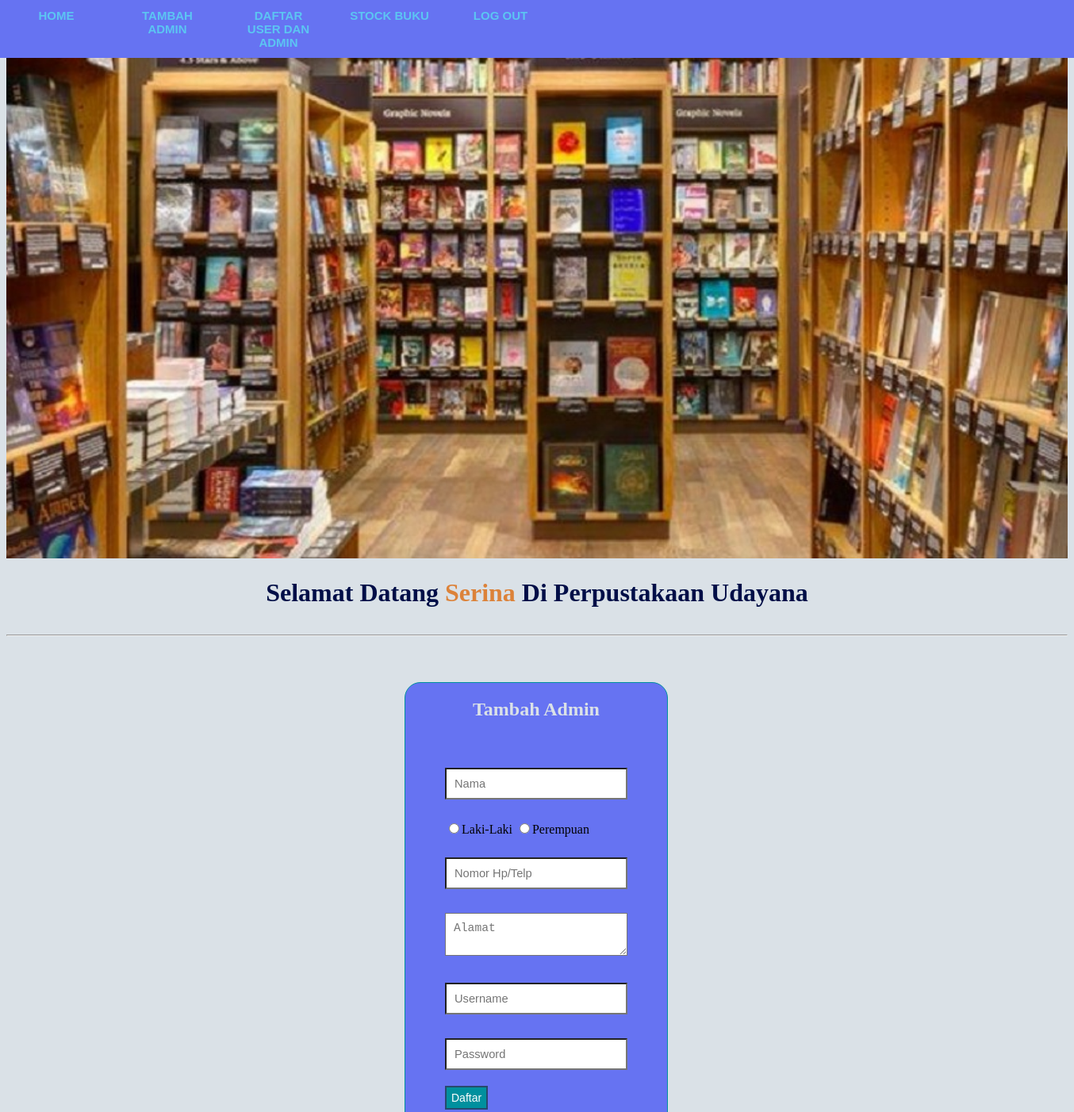
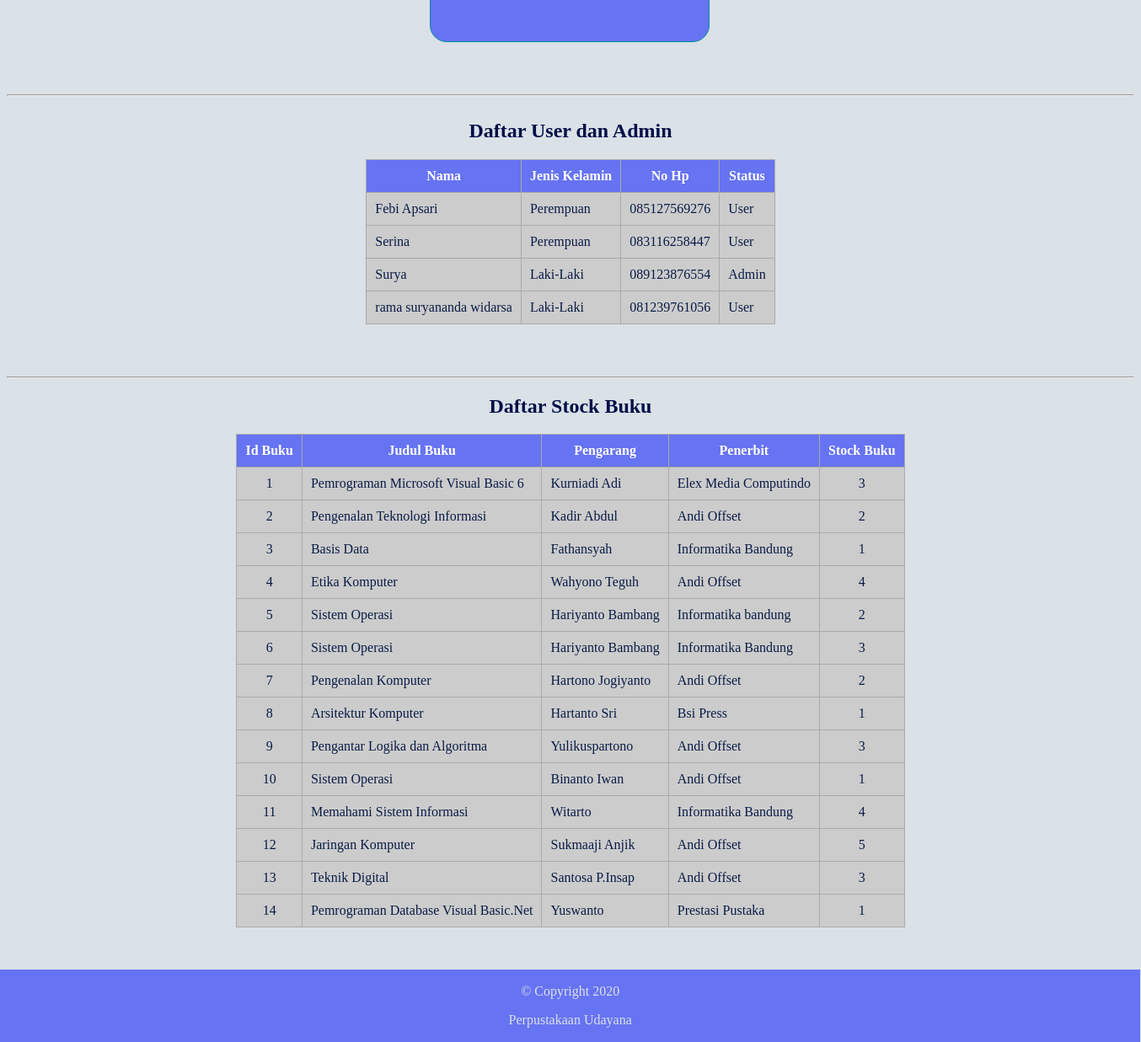
/index_superadmin.php (signed in), run on the app's committed database (2 pictures, top to bottom).
### tables this page shows
CREATE TABLE `user` (
  `id_user` int(11) NOT NULL,
  `nama` varchar(30) NOT NULL,
  `jenis_kelamin` enum('Laki-Laki','Perempuan') NOT NULL,
  `no_hp` varchar(15) NOT NULL,
  `alamat` varchar(100) NOT NULL,
  `username` varchar(20) NOT NULL,
  `password` varchar(12) NOT NULL,
  `status` varchar(11) NOT NULL
);

CREATE TABLE `buku` (
  `id_buku` int(11) NOT NULL,
  `judul_buku` varchar(50) NOT NULL,
  `pengarang_buku` varchar(30) NOT NULL,
  `edisi_buku` varchar(5) NOT NULL,
  `penerbit` varchar(30) NOT NULL,
  `tahun_terbit` int(5) NOT NULL,
  `no_rak` varchar(5) NOT NULL,
  `stock_buku` int(3) NOT NULL
);

### index_superadmin.php (the view, shortened to what this page needs)
<!DOCTYPE html>
<html>
<head>
	<link rel="stylesheet" type="text/css" href="CSS/index_superadmin.css">
</head>
<body>
	<nav class="navigasi">
        <ul>
            <li><a href="#section1">Home</a></li>
            <li><a href="#section2">Tambah Admin</a></li>
            <li><a href="#section3">Daftar User dan Admin</a></li>
            <li><a href="#section5">Stock Buku</a></li>
            <li><a href="logout.php">Log Out</a></li>
        </ul>
    </nav>
    <div id="section1">
        <img src="Gambar/gedung_perpustakaan.jpg">
        <h1>Selamat Datang <b style="color: #DC8239;"><?php echo $_SESSION['username'];?></b> Di Perpustakaan Udayana</h1>
    </div>
    <hr>
    <div id="section2">
    	<h2 align="center">Tambah Admin</h2>
    	<form method="POST" action="tambah_admin.php">
    		<input type="text" name="nama" placeholder="Nama">
            <input type="radio" name="jk" value="Laki-Laki">Laki-Laki
            <input type="radio" name="jk" value="Perempuan">Perempuan
			<input type="text" name="no_hp" placeholder="Nomor Hp/Telp"></td>
            <textarea name="alamat" placeholder="Alamat"></textarea></td>
            <input type="text" name="user" placeholder="Username"></td>
            <input type="password" name="pass" placeholder="Password"></td>
			<input type="submit" name="daftar" value="Daftar"></td>
    	</form>
    </div>
    <hr>
    <div id="section3">
    	<h2 align="center">Daftar User dan Admin</h2>
    	<table align="center">
    		<thead>
    			<tr>
    				<th>Nama</th>
    				<th>Jenis Kelamin</th>
    				<th>No Hp</th>
    				<th>Status</th>
    			</tr>
    		</thead>
    		<tbody>
    			<tr>
    				<?php
    					include "koneksi.php";
    					$query = mysqli_query($conn, "SELECT nama, jenis_kelamin, no_hp, status FROM user WHERE status IN ('Admin','User')") or die(mysqli_error($conn));
    					if (mysqli_num_rows($query) > 0) {
    					 	while ($rows = mysqli_fetch_assoc($query)) {
    					 		$nama = $rows['nama'];
		                        $jk = $rows['jenis_kelamin'];
		                        $no_hp = $rows['no_hp'];
		                        $status = $rows['status'];?>
    					 	<tr>
    					 		<td><?php echo $nama; ?></td>
    					 		<td><?php echo $jk; ?></td>
    					 		<td><?php echo $no_hp; ?></td>
    					 		<td><?php echo $status; ?></td>
    					 	</tr>
    					<?php  } } else { ?>
    					<tr>
    						<td colspan="4" align="center">Tidak Ada Data Ditemukan</td>
    					</tr>
    					<?php } ?>
    			</tr>
    		</tbody>
    	</table>
    </div>
    <hr>
    <div id="section5">
    	<h2>Daftar Stock Buku</h2>
    	<table align="center">
    		<thead>
    			<tr>
    				<th>Id Buku</th>
    				<th>Judul Buku</th>
    				<th>Pengarang</th>
    				<th>Penerbit</th>
    				<th>Stock Buku</th>
    			</tr>
    		</thead>
    		<tbody>
    			<tr>
    				<?php
    					include "koneksi.php";
    					$query = mysqli_query($conn, "SELECT id_buku, judul_buku, pengarang_buku, penerbit, stock_buku FROM buku") or die(mysqli_error($conn));
    					if (mysqli_num_rows($query) > 0) {
    					 	while ($rows = mysqli_fetch_assoc($query)) {
    					 		$id = $rows['id_buku'];
		                        $judul = $rows['judul_buku'];
		                        $pengarang = $rows['pengarang_buku'];
		                        $penerbit = $rows['penerbit'];
		                        $stock = $rows['stock_buku']?>
    					 	<tr>
    					 		<td align="center"><?php echo $id; ?></td>
    					 		<td><?php echo $judul; ?></td>
    					 		<td><?php echo $pengarang; ?></td>
    					 		<td><?php echo $penerbit; ?></td>
    					 		<td align="center"><?php echo $stock; ?></td>
    					 	</tr>
    					<?php  } } else { ?>
    					<tr>
    						<td colspan="4" align="center">Tidak Ada Data Ditemukan</td>
    					</tr>
    					<?php } ?>
    			</tr>
    		</tbody>
    	</table>
    </div>
    <footer>
        <p>&copy Copyright 2020</p>
        <p>Perpustakaan Udayana</p>
    </footer>
</body>
</html>

### CSS/index_superadmin.css (style rules this page uses)
* { background-color: #dae1e7; scroll-behavior: smooth; }
.navigasi ul { border: 1px solid #6673f2; padding: 0; margin: 0; list-style: none; font-family: Arial, Helvetica, sans-serif; font-size: 15px; font-weight: bold; width: 100%; background-color: #6673f2; overflow: hidden; position: fixed; top: 0; left: 0; }
.navigasi li { float: left; }
.navigasi li a { display: block; color: #5cc5f2; text-align: center; padding: 10px 20px; text-decoration: none; text-transform: uppercase; font-weight: bold; width: 100px; background-color: #6673f2; }
#section1, #section2, #section3, #section4 { display: inline-block; width: 100%; overflow: hidden; }
#section1 img { width: 100%; }
#section1 h1 { text-align: center; color: #000e47; }
#section2 { border: 1px solid #00909e; height: auto; width: 330px; margin: 50px 502px; background-color: #6673f2; border-radius: 20px; }
#section2 h2 { text-align: center; color: #dae1e7; background-color: #6673f2; }
#section2 form { margin: 50px 50px; background-color: #6673f2; }
#section2 form input[type=text] { box-sizing : border-box; width: 100%; padding: 10px; font-size: 11pt; margin-top: 10px; margin-bottom: 20px; background-color: white; }
#section2 form input[type=password] { box-sizing : border-box; width: 100%; padding: 10px; font-size: 11pt; margin-top: 10px; margin-bottom: 20px; background-color: white; }
#section2 form input[type=submit] { width: auto; height: 30px; font-size: 14px; margin-bottom: 1%; background-color: #00909e; color:#ffffff; border: 2px solid #27496d; cursor: pointer; }
#section2 form textarea { box-sizing : border-box; width: 100%; padding: 10px; font-size: 11pt; margin-top: 10px; margin-bottom: 20px; background-color: white; }
#section2 form input[type=radio] { margin-top: 10px; margin-bottom: 20px; color: white; }
#section3 table { border-collapse: collapse; margin-bottom: 50px; }
#section3 h2 { text-align: center; color: #000e47; }
#section3 th { background-color: #6673f2; border: 1px solid #aaaaaa; text-align:left; color: #ffffff; padding: 10px; text-align: center; }
#section3 td { background-color: #cccccc; border: 1px solid #aaaaaa; padding: 10px; color: #091b45; }
#section5 table { border-collapse: collapse; margin-bottom: 50px; }
#section5 h2 { text-align: center; color: #000e47; }
#section5 th { background-color: #6673f2; border: 1px solid #aaaaaa; text-align:left; color: #ffffff; padding: 10px; text-align: center; }
#section5 td { background-color: #cccccc; border: 1px solid #aaaaaa; padding: 10px; color: #091b45; }
footer { border: 1px solid #6673f2; width: 101%; height: 100%; background-color: #6673f2; position: relative; bottom: 0; left: 0; right: 0; margin-left: -8px; margin-bottom: -8px; }
footer p { text-align: center; background-color: #6673f2; color: #dae1e7; }

### data on the page
user: nama "Febi Apsari", jenis_kelamin "Perempuan", no_hp "085127569276", status "User"
user: nama "Serina", jenis_kelamin "Perempuan", no_hp "083116258447", status "User"
user: nama "Surya", jenis_kelamin "Laki-Laki", no_hp "089123876554", status "Admin"
user: nama "rama suryananda widarsa", jenis_kelamin "Laki-Laki", no_hp "081239761056", status "User"
buku: id_buku "1", judul_buku "Pemrograman Microsoft Visual Basic 6", pengarang_buku "Kurniadi Adi", penerbit "Elex Media Computindo", stock_buku "3"
buku: id_buku "2", judul_buku "Pengenalan Teknologi Informasi", pengarang_buku "Kadir Abdul", penerbit "Andi Offset", stock_buku "2"
buku: id_buku "3", judul_buku "Basis Data", pengarang_buku "Fathansyah", penerbit "Informatika Bandung", stock_buku "1"
buku: id_buku "4", judul_buku "Etika Komputer", pengarang_buku "Wahyono Teguh", penerbit "Andi Offset", stock_buku "4"
buku: id_buku "5", judul_buku "Sistem Operasi", pengarang_buku "Hariyanto Bambang", penerbit "Informatika bandung", stock_buku "2"
buku: id_buku "6", judul_buku "Sistem Operasi", pengarang_buku "Hariyanto Bambang", penerbit "Informatika Bandung", stock_buku "3"
buku: id_buku "7", judul_buku "Pengenalan Komputer", pengarang_buku "Hartono Jogiyanto", penerbit "Andi Offset", stock_buku "2"
buku: id_buku "8", judul_buku "Arsitektur Komputer", pengarang_buku "Hartanto Sri", penerbit "Bsi Press", stock_buku "1"
buku: id_buku "9", judul_buku "Pengantar Logika dan Algoritma", pengarang_buku "Yulikuspartono", penerbit "Andi Offset", stock_buku "3"
buku: id_buku "10", judul_buku "Sistem Operasi", pengarang_buku "Binanto Iwan", penerbit "Andi Offset", stock_buku "1"
buku: id_buku "11", judul_buku "Memahami Sistem Informasi", pengarang_buku "Witarto", penerbit "Informatika Bandung", stock_buku "4"
buku: id_buku "12", judul_buku "Jaringan Komputer", pengarang_buku "Sukmaaji Anjik", penerbit "Andi Offset", stock_buku "5"
buku: id_buku "13", judul_buku "Teknik Digital", pengarang_buku "Santosa P.Insap", penerbit "Andi Offset", stock_buku "3"
buku: id_buku "14", judul_buku "Pemrograman Database Visual Basic.Net", pengarang_buku "Yuswanto", penerbit "Prestasi Pustaka", stock_buku "1"

### other printed values
$_SESSION['username'] "Serina"
